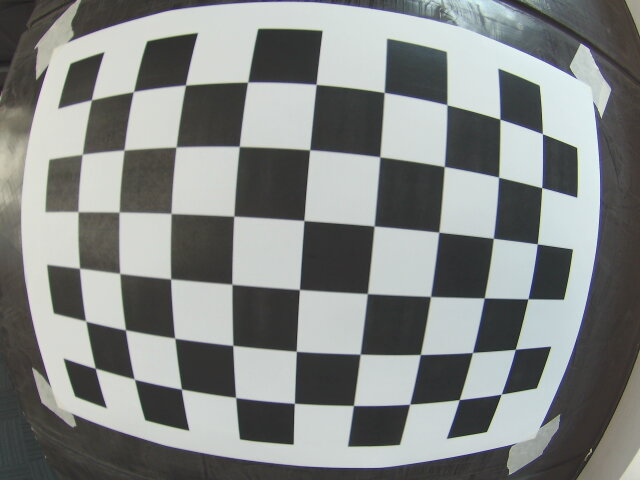
#> input picture images/2021-09-01-152012.jpg, 640 x 480 px; its folder holds 5 pictures in this run
$ python camera_cal2.py
#> lines starting #> are read from the running program, lines starting #| are printed output that depends on the picture; after the words box and inside, x2 and y2 are one past the last pixel; in counts of white or black regions, pixels touching at a corner belong together
#!/usr/bin/env python3.8
import numpy as np
import cv2 as cv
import glob


################ FIND CHESSBOARD CORNERS - OBJECT POINTS AND IMAGE POINTS #############################

chessboardSize = (9,6)
frameSize = (640,480)


# termination criteria
criteria = (cv.TERM_CRITERIA_EPS + cv.TERM_CRITERIA_MAX_ITER, 30, 0.001)


# prepare object points, like (0,0,0), (1,0,0), (2,0,0) ....,(6,5,0)
objp = np.zeros((chessboardSize[0] * chessboardSize[1], 3), np.float32)
objp[:,:2] = np.mgrid[0:chessboardSize[0],0:chessboardSize[1]].T.reshape(-1,2)


# Arrays to store object points and image points from all the images.
objpoints = [] # 3d point in real world space
imgpoints = [] # 2d points in image plane.


images = glob.glob('./images/*.jpg')

for image in images:

    img = cv.imread(image)
#> img is the input picture: shape (480, 640, 3); mean B, G, R 131.9, 133.5, 130.6
    gray = cv.cvtColor(img, cv.COLOR_BGR2GRAY)

    # Find the chess board corners
    ret, corners = cv.findChessboardCorners(gray, chessboardSize, None)
#> ret = True; corners = 54 rows, first 8: [91.44, 99.73], [133.4, 91.59], [185.5, 85.03], [247.6, 82.17], [316.1, 84.35], [384.2, 92.46], [446.9, 104.8], [499.8, 119.3]

    # If found, add object points, image points (after refining them)
    if ret == True:

        objpoints.append(objp)
        corners2 = cv.cornerSubPix(gray, corners, (11,11), (-1,-1), criteria)
#> corners2 = 54 rows, first 8: [91.38, 99.82], [133.4, 91.56], [185.4, 85.05], [247.6, 82.07], [316.1, 84.36], [384.2, 92.45], [446.9, 104.7], [499.9, 119.2]
        imgpoints.append(corners)

        # Draw and display the corners
        cv.drawChessboardCorners(img, chessboardSize, corners2, ret)
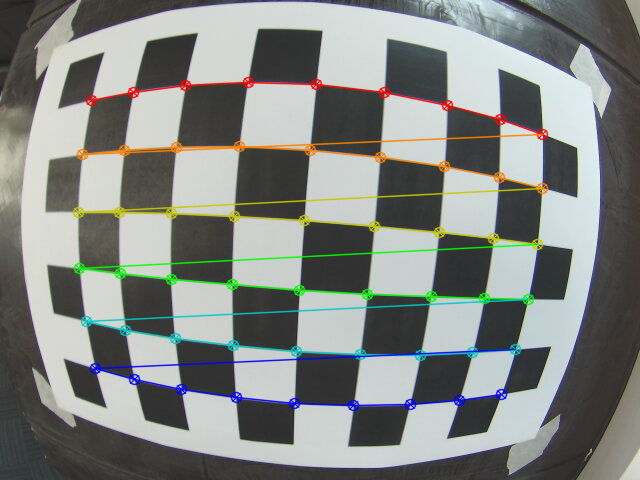
#> img: shape (480, 640, 3); 5.99% of pixels changed, all inside (x1, y1, x2, y2) = (72, 76, 549, 412)
        cv.imshow('img', img)
        cv.waitKey(1000)
#> pass 2 of the loop `for image in images:`:
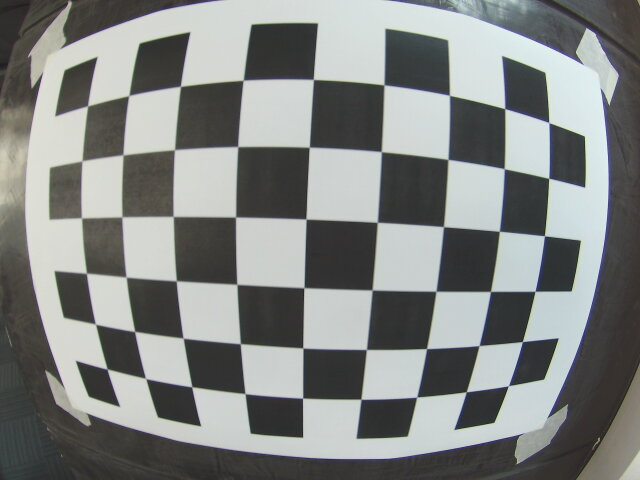
#> input picture images/2021-09-01-152021.jpg, 640 x 480 px
#> img is the input picture: shape (480, 640, 3); mean B, G, R 131, 132.7, 130
#> corners = 54 rows, first 8: [87.54, 105.8], [128.9, 95.54], [180.4, 86.25], [243.2, 80.34], [313.4, 79.41], [384, 84.81], [449.4, 95.3], [504.7, 108.6]
#> corners2 = 54 rows, first 8: [87.56, 105.9], [128.8, 95.52], [180.4, 86.32], [243.2, 80.23], [313.4, 79.43], [384, 84.84], [449.4, 95.29], [504.8, 108.6]
#> `cv.drawChessboardCorners(img, chessboardSize, corners2, ret)`:
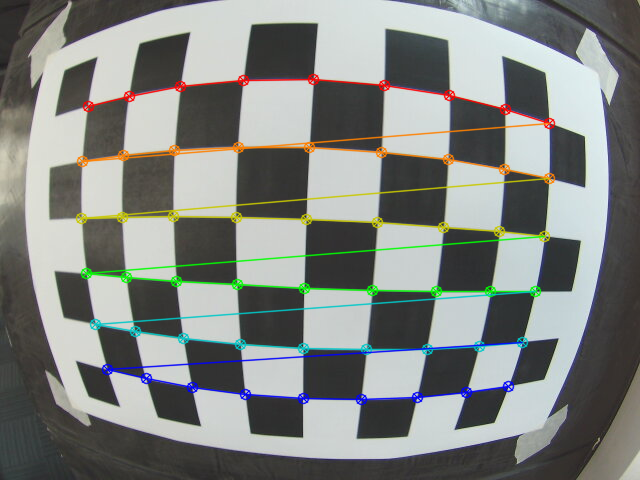
#> img: shape (480, 640, 3); 6.01% of pixels changed, all inside (x1, y1, x2, y2) = (75, 73, 556, 406)
#> pass 3 of the loop `for image in images:`:
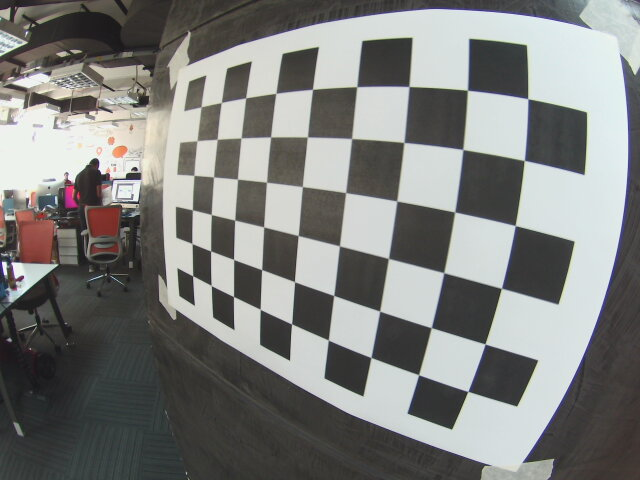
#> input picture images/2021-09-01-152030.jpg, 640 x 480 px
#> img is the input picture: shape (480, 640, 3); mean B, G, R 124.9, 127.1, 126.3
#> `gray = cv.cvtColor(img, cv.COLOR_BGR2GRAY)`:
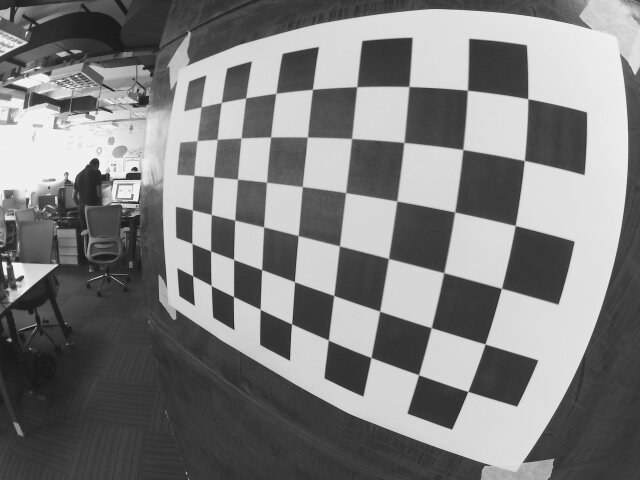
#> gray: shape (480, 640); min 18, max 254, mean 126.6
#> corners = 54 rows, first 8: [201.2, 106.7], [221.4, 102.6], [245.7, 97.78], [275.9, 93.3], [312.5, 89.36], [356.8, 86.7], [408.9, 86.47], [467.4, 90.22]
#> corners2 = 54 rows, first 8: [201, 106.9], [221.3, 102.4], [245.6, 97.85], [275.8, 93.3], [312.5, 89.33], [356.8, 86.65], [408.9, 86.48], [467.4, 90.23]
#> `cv.drawChessboardCorners(img, chessboardSize, corners2, ret)`:
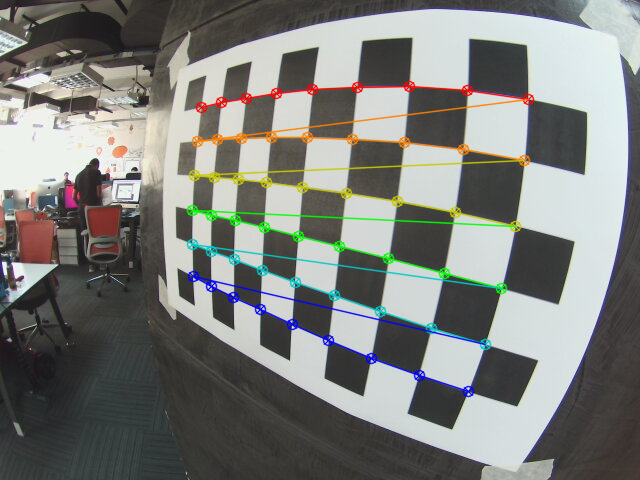
#> img: shape (480, 640, 3); 4.71% of pixels changed, all inside (x1, y1, x2, y2) = (186, 80, 535, 398)
#> the loop made 5 passes; the first 3 are shown


cv.destroyAllWindows()


############## CALIBRATION #######################################################

ret, cameraMatrix, dist, rvecs, tvecs = cv.calibrateCamera(objpoints, imgpoints, frameSize, None, None)


############## UNDISTORTION #####################################################

img = cv.imread('./images/2021-09-01-152053.jpg')
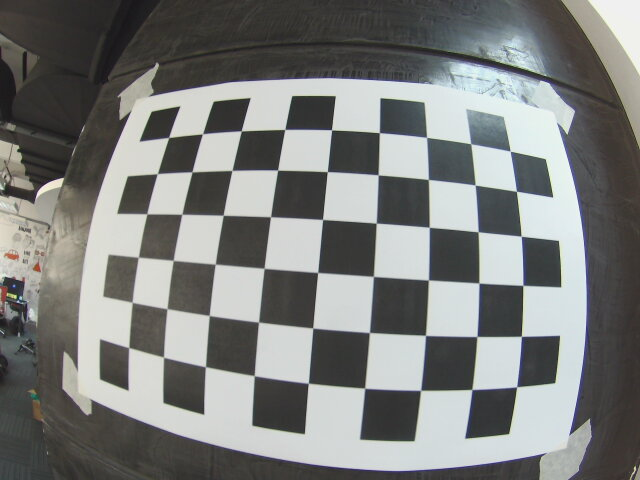
#> input picture images/2021-09-01-152053.jpg, 640 x 480 px
#> img is the input picture: shape (480, 640, 3); mean B, G, R 124.2, 125.9, 124.3
h,  w = img.shape[:2]
#> h = 480; w = 640
newCameraMatrix, roi = cv.getOptimalNewCameraMatrix(cameraMatrix, dist, (w,h), 1, (w,h))


# Undistort
dst = cv.undistort(img, cameraMatrix, dist, None, newCameraMatrix)

# crop the image
x, y, w, h = roi
dst = dst[y:y+h, x:x+w]
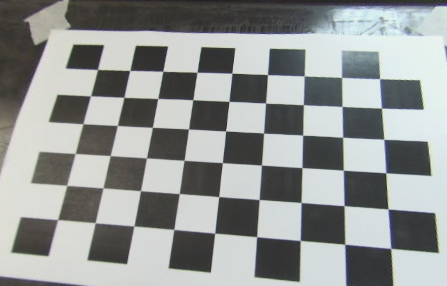
#> dst: shape (286, 447, 3); mean B, G, R 148.6, 150, 146.7
cv.imwrite('caliResult1.jpg', dst)


# Undistort with Remapping
mapx, mapy = cv.initUndistortRectifyMap(cameraMatrix, dist, None, newCameraMatrix, (w,h), 5)
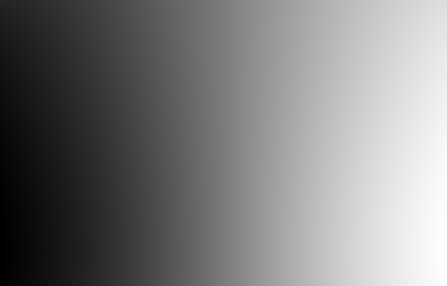
#> mapx: shape (286, 447) float32; min 80.66, max 572.5, mean 323; drawn with min black and max white
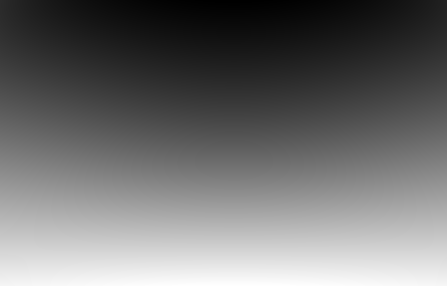
#> mapy: shape (286, 447) float32; min -29.04, max 312.7, mean 119.7; drawn with min black and max white
dst = cv.remap(img, mapx, mapy, cv.INTER_LINEAR)
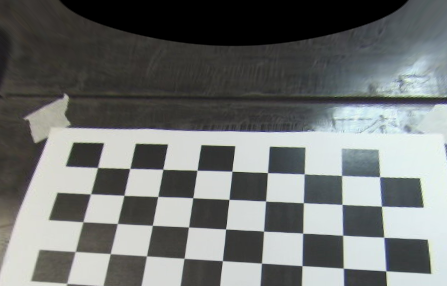
#> dst: shape (286, 447, 3); mean B, G, R 114.5, 115.8, 112.9

# crop the image
x, y, w, h = roi
dst = dst[y:y+h, x:x+w]
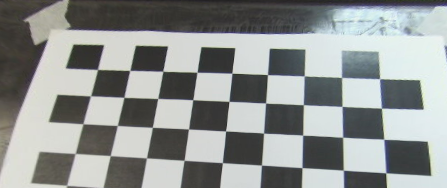
#> dst: shape (188, 447, 3); mean B, G, R 146.4, 147.9, 144.3


# Reprojection Error
mean_error = 0

for i in range(len(objpoints)):
    imgpoints2, _ = cv.projectPoints(objpoints[i], rvecs[i], tvecs[i], cameraMatrix, dist)
    error = cv.norm(imgpoints[i], imgpoints2, cv.NORM_L2)/len(imgpoints2)
    mean_error += error

print( "total error: {}".format(mean_error/len(objpoints)) )
